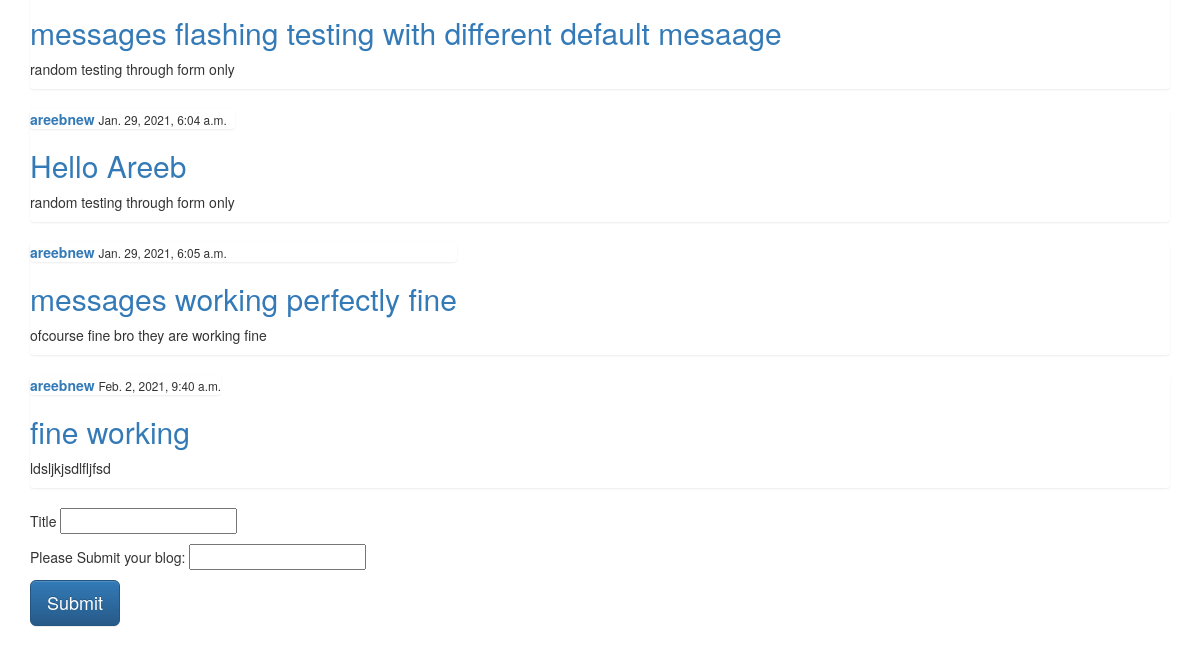
The page /business/ (lower part) on the database as committed earlier.
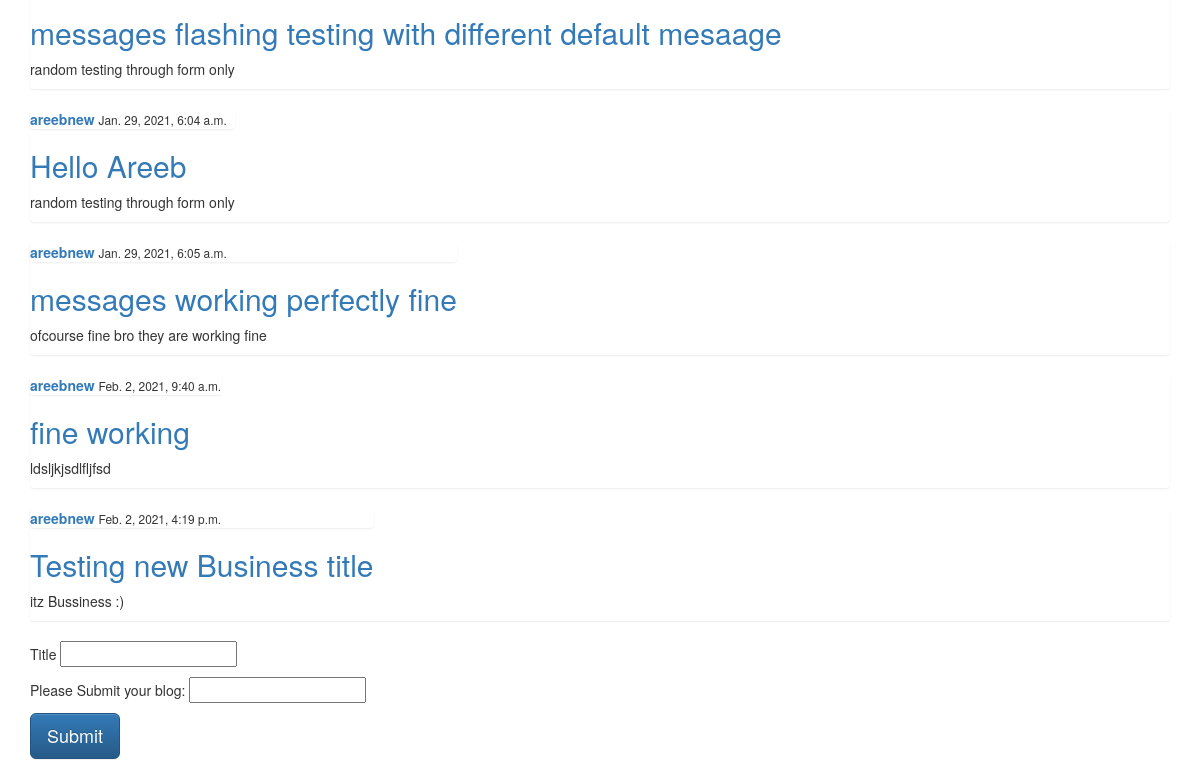
The same page on the database as committed later.
### blog/models.py (models this page shows, shortened)
class Post(models.Model):
	title  = models.CharField( max_length = 100)
	content = models.TextField()
	date_posted = models.DateTimeField( default= timezone.now)
	author = models.ForeignKey( User  , on_delete = models.CASCADE)

### blog/views.py (the view)
# urls.py: path('business/' , views.business , name = 'business'),
def business(request):
	context  ={
		'posts' : Post.objects.all()
	}
	return render( request , 'blog/business.html' , context)

### blog/templates/blog/business.html (shortened to what this page needs)
{% extends 'blog/base.html'%}
{% block content %}
<section class="container">
	{% for p in posts %}
	<div class = 'list-group'>
		<article>
			<div class="media-body">
				<div class="list-group">
					<a href="#"> <strong>{{ p.author }}</strong></a>
					<small> {{ p.date_posted }} </small>
				</div>
				<h2><a href="{% url 'updatebussiness' p.id %}"> {{ p.title }} </a></h2>
				<p> {{ p.content }} </p>
			</div>
		</article>
	</div>
	{% endfor %}
</section>
<section class="container" >
	<form action = "business_post_add/" method="post">
		<p>
			Title
			<input type = "text" name = "business_post_title" > </input>
		</p>
		<p>
			Please Submit your blog:
			<input type="text" name="business_post_content"> </input>
		</p>
		<button class = "btn btn-primary btn-lg" type="submit"> Submit </button>
	</form>
</section>
{% endblock %}

Rows that differ between the two databases and show on the page:
added Post: author "areebnew", date_posted "Feb. 2, 2021, 4:19 p.m.", title "Testing new Business title", content "itz Bussiness :)"
